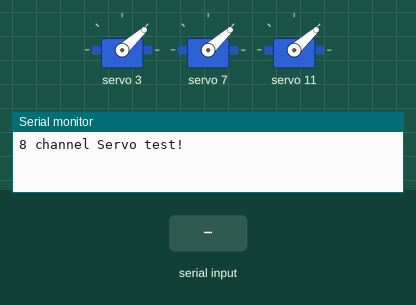
The sketch below on a simulated Arduino Uno, built with avr-gcc and run on an emulated ATmega328P. On the bench: 3 × servo, the last lines printed to the serial monitor. Inputs (shaded band) come from the test bench.

Above: at 1.2 s.
1.3 s: "5\n" received over Serial
At 2.3 s:
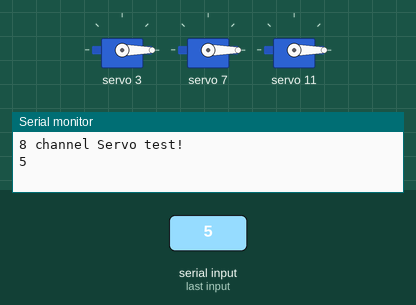
2.8 s: "200\n" received over Serial
At 3.5 s:
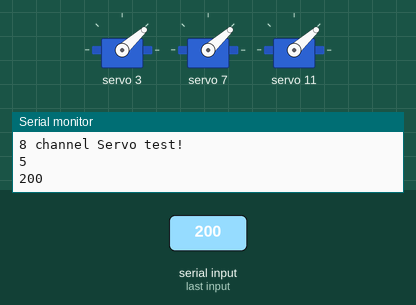
4.3 s: "90\n" received over Serial
At 4.6 s:
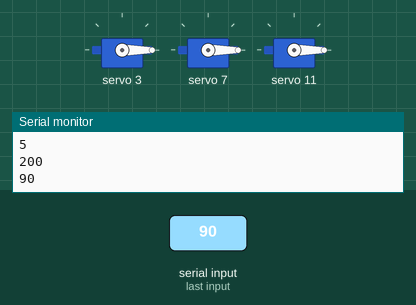
Timing chart, 0 to 7.3 s (numbered marks = the images above; inputs shaded):
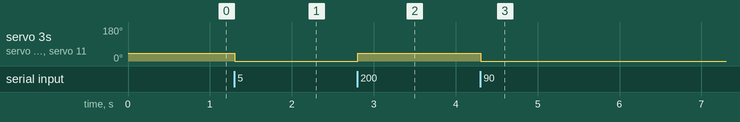

Measured:
- after the input at 1.3 s, servo 3, servo 7, servo 11: 42° → 0° at once
- after the input at 2.8 s, servo 3, servo 7, servo 11: 0° → 42° at once
- after the input at 4.3 s, servo 3, servo 7, servo 11: 42° → 0° at once

The sketch:

servo_calibration.ino
```cpp
#include <Wire.h>
#include "Adafruit_PWMServoDriver.h"
//minmax_leg-joint value
#define min_11 120;
#define max_11 480;
#define min_21 120;
#define max_21 490;
#define min_31 100;
#define max_31 400;
#define min_41 120;
#define max_41 450;

#define min_12 110;
#define max_12 450;
#define min_22 120;
#define max_22 500;
#define min_32 130;
#define max_32 440;
#define min_42 120;
#define max_42 450;

#define min_13 110;
#define max_13 450;
#define min_23 120;
#define max_23 480;
#define min_33 110;
#define max_33 440;
#define min_43 110;
#define max_43 450;

int servoval[2][12] = {
  {120,120,100,120,110,120,130,120,110,120,110,110}, //min
  {450,490,400,450,450,500,440,450,450,480,440,450} //max
};


// called this way, it uses the default address 0x40
Adafruit_PWMServoDriver pwm = Adafruit_PWMServoDriver();
// you can also call it with a different address you want
//Adafruit_PWMServoDriver pwm = Adafruit_PWMServoDriver(0x41);
// you can also call it with a different address and I2C interface
//Adafruit_PWMServoDriver pwm = Adafruit_PWMServoDriver(0x40, Wire);

// Depending on your servo make, the pulse width min and max may vary, you
// want these to be as small/large as possible without hitting the hard stop
// for max range. You'll have to tweak them as necessary to match the servos you
// have!
#define SERVOMIN  150 // This is the 'minimum' pulse length count (out of 4096)
#define SERVOMAX  600 // This is the 'maximum' pulse length count (out of 4096)
#define USMIN  600 // This is the rounded 'minimum' microsecond length based on the minimum pulse of 150
#define USMAX  2400 // This is the rounded 'maximum' microsecond length based on the maximum pulse of 600
#define SERVO_FREQ 50 // Analog servos run at ~50 Hz updates

// our servo # counter
uint8_t servonum = 0;

void setup() {
  Serial.begin(9600);
  Serial.println("8 channel Servo test!");

  pwm.begin();
  // In theory the internal oscillator is 25MHz but it really isn't
  // that precise. You can 'calibrate' by tweaking this number till
  // you get the frequency you're expecting!
  pwm.setOscillatorFrequency(27000000);  // The int.osc. is closer to 27MHz
  pwm.setPWMFreq(SERVO_FREQ);  // Analog servos run at ~50 Hz updates

  delay(10);
}

int pulselen = 200;
int input = 0;
unsigned int intval = 0;
char incoming;
bool startup = false;

void loop()
{
  if (Serial.available()>0)
  {
    intval = 0;
    while (1)
    {
      incoming  = Serial.read();
      if (incoming == '\n') break;
      if (incoming == -1) continue;
      intval *= 10;
      intval = ((incoming - 48)+intval);
    }
    Serial.println(intval);
    pulselen = intval;
  }
    int no = 3;
    pwm.setPWM(no, 0, pulselen);
    pwm.setPWM(no+4, 0, pulselen);
    pwm.setPWM(no+8, 0, pulselen);
}

int calvalue(int deg,int servonum)
{

  int smin = servoval[0][servonum];
  int smax = servoval[1][servonum];

  //value = (((max-min)/180)*deg)+min

  float val = ((smax-smin)/ (float)180)*deg;
  val = val + smin;
  return val;
}

void pos_initialize()
{
  for (int x = 0; x < 12; x++)
  {
    int pulselen = calvalue(90, x);
    Serial.print("len");
    Serial.println(pulselen);
    pwm.setPWM(x,0, pulselen);
    delay(1000);
  }

}
```
